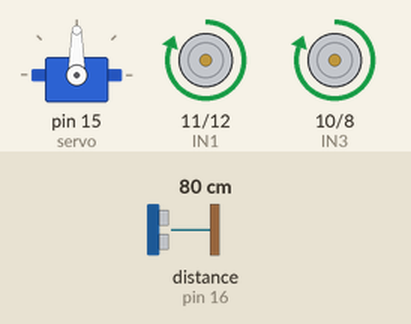
Recording of a sketch running on a simulated Arduino Uno, built with avr-gcc and run on an emulated ATmega328P. Parts: servo, motor-driver pin pairs drawn as motors (green arrow = first pin HIGH = forward, orange = second pin HIGH = backward, longer = more drive, scaled by the enable pin). The inputs (shaded band) are chosen by the test bench; at power-on: distance to the obstacle (sensor on pin 16) 80 cm. The echo pulse lasts 58.3 µs per cm.

Above: at 1.4 s.
1.5 s: distance to the obstacle (sensor on pin 16) set to 22 cm
3.0 s: distance to the obstacle (sensor on pin 16) set to 19 cm
At 3.55 s:
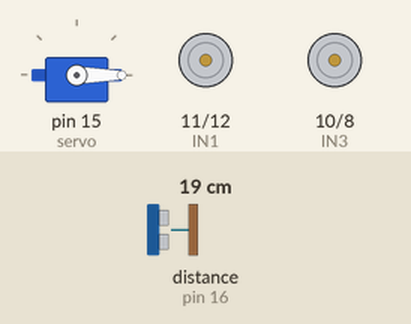
At 4.19 s:
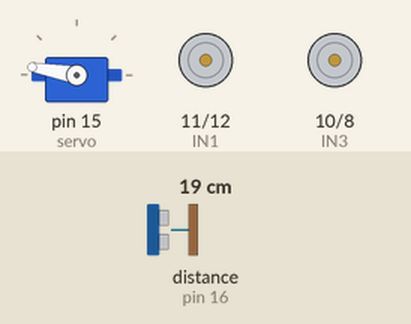
6.0 s: distance to the obstacle (sensor on pin 16) set to 13 cm
At 7.7 s:
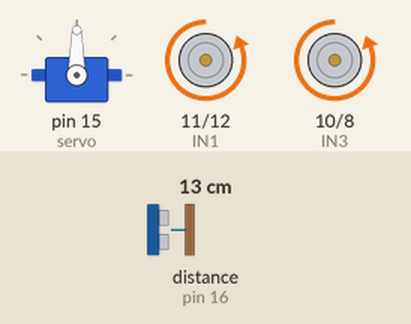
9.0 s: distance to the obstacle (sensor on pin 16) set to 18 cm
12.0 s: distance to the obstacle (sensor on pin 16) set to 2 cm
15.0 s: distance to the obstacle (sensor on pin 16) set to 35 cm
At 15.35 s:
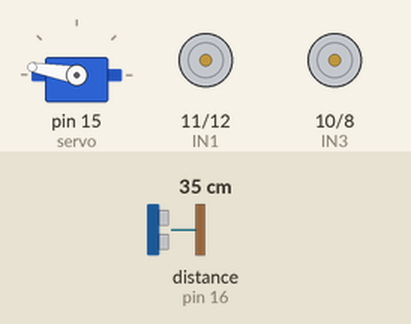
Timing chart, 0 to 18.0 s (numbered marks = the images above; inputs shaded):
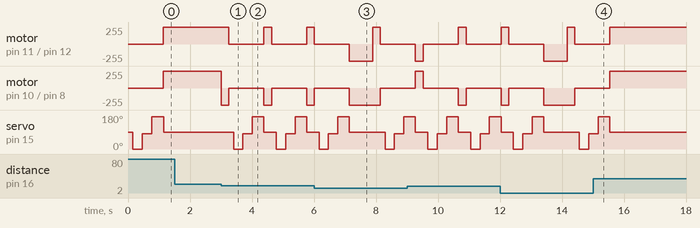

The sketch:

car_1.ino
```cpp
#include <Ultrasonic.h>
#include <Servo.h>

Servo servo;

const int angle                    = 10;   // угол при криво закреплённом датчике расстояния
const int servo_delay              = 150;  // задержка положения сервопривода
const int ride_delay_min           = 250;  // задержка проверки поезки минимум
const int ride_delay_mid           = 500;  // задержка проверки поезки средняя
const int ride_delay_max           = 750;  // задержка проверки поезки максимум
const float minimal_distanses_side = 15;   // расстояние по бокам от которого начинает работать цикл объезда
const float minimal_distanses      = 20;   // расстояние от которого начинает работать цикл объезда
const int IN1                      = 11;   // 1ый порт 1ого двигателя
const int IN2                      = 12;   // 2ой порт 1ого двигателя
const int EN1                      = 13;   // 1ый порт регулирования скважности питания
const int EN2                      = 9;    // 2ой порт регулирования скважности питания
const int IN3                      = 10;   // 1ый порт 2ого двигателя
const int IN4                      = 8;    // 2ой порт 2ого двигателя

struct distance_data {                   // расстояния от боков и до препятствия напрямую
  float right;
  float forward;
  float left;
};

Ultrasonic ultrasonic(17, 16);        // Объявляем объект sensor, указывая номера arduino подключенные к выводам TRIG и ECHO датчика

distance_data distance () {              // заполнение структуры расстояний (значения не точные, криво закрепил
  distance_data data;
  delay(servo_delay);
  servo.write(0);
  delay(servo_delay);
  data.right = ultrasonic.distanceRead(CM);
  delay(servo_delay);
  servo.write(90 - angle);
  delay(servo_delay);
  data.forward = ultrasonic.distanceRead(CM);
  delay(servo_delay);
  servo.write(180 - angle);
  delay(servo_delay);
  data.left = ultrasonic.distanceRead(CM);
  delay(servo_delay * 3 / 2);
  return data;
}

void motor_control(const int port_1, const int port_2, const int ride_delay) {
  digitalWrite (EN1, HIGH);
  digitalWrite (EN2, HIGH);
  digitalWrite (port_1, HIGH);
  digitalWrite (port_2, HIGH);
  if (ride_delay != 0) {
    delay(ride_delay);
    digitalWrite (EN1, LOW);
    digitalWrite (EN2, LOW);
    digitalWrite (port_1, LOW);
    digitalWrite (port_2, LOW);
  }
}

void ride(distance_data &data) {              // контроль движения (дополнительная подстройка)
  servo.write(90);
  while (data.forward > minimal_distanses) {
    motor_control(IN1, IN3, 0);       // движение вперёд
    data.forward = ultrasonic.distanceRead(CM);
  }
  digitalWrite (EN1, LOW);
  digitalWrite (EN2, LOW);
  digitalWrite (IN1, LOW);
  digitalWrite (IN3, LOW);
  if (data.forward <= minimal_distanses) {
    if ((data.right <= minimal_distanses_side) && (data.left <= minimal_distanses_side)) {
      motor_control(IN2, IN4, ride_delay_max);                     // движение назад
      motor_control(IN1, IN4, ride_delay_min);                     // движение назад-направо
    } else {
      if (data.right > minimal_distanses_side) {
        motor_control(IN1, IN4, ride_delay_min);                   // движение назад-направо
      } else if (data.left > minimal_distanses_side) {
        motor_control(IN2, IN3, ride_delay_min);                   // движение назад-налево
      }
    }
  }
}

void setup()
{
  servo.attach(15);
  pinMode (EN1, OUTPUT);
  pinMode (EN2, OUTPUT);
  pinMode (IN1, OUTPUT);
  pinMode (IN2, OUTPUT);
  pinMode (IN3, OUTPUT);
  pinMode (IN4, OUTPUT);
}
void loop()
{
  distance_data data = distance();
  ride(data);
}
```

Measured:
- the behaviour switches between 21 and 20 cm on distance to the obstacle (sensor on pin 16) (found by bisection; images 0 and 1)
- the behaviour switches between 16 and 15 cm on distance to the obstacle (sensor on pin 16) (found by bisection; images 2 and 3)
- after the input at 1.5 s, every drawn part: stays the same
- after the input at 3.0 s, motor on pin 11 (IN1) / pin 12 (IN2): alternates forward 255/255 for 0.25 s and stopped for 1.1 s, starting after 0.25 s; motor on pin 10 (IN3) / pin 8 (IN4): alternates backward 255/255 for 0.25 s and stopped for 1.1 s, starting at once
- after the input at 15.0 s, servo on pin 15 (servo): goes on until 15.5 s, then stays 90°
